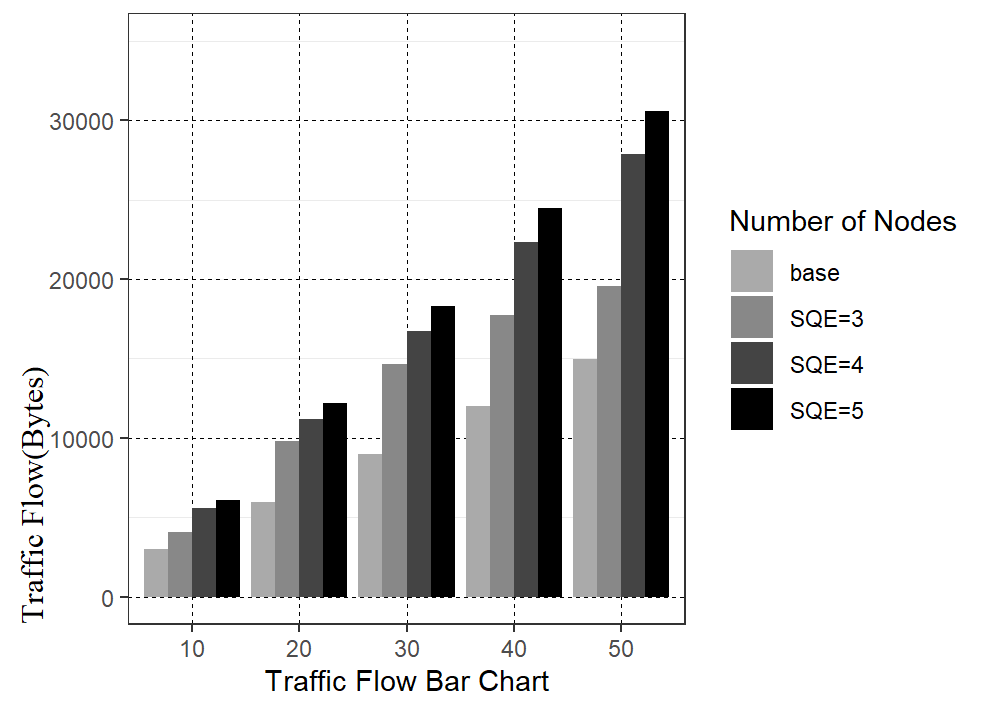

Write the R code that produced this figure.
#install.packages("openxlsx")
#library(openxlsx)
#install.packages("xlsx")
#library(xlsx)
library(ggplot2) 
#a<-read.xlsx("long.xlsx")
#print(a)
#ggplot(data = a, mapping = aes(x=num,fill=sample,y=value)) + 
#  geom_bar(position = "dodge")
mat_comm <- matrix(
  c(2994, 5964,8982,11982,
    14976, 4060,9776, 14668,17736,19582,5578,11174,16758,22330,27890,6114,12216,18318,24456,30558),
  nrow=5, ncol=4,
  dimnames = list(c("10", "20", "30", "40","50"), c("base", "SQE=3","SQE=4","SQE=5"))
)
knitr::kable(mat_comm)
d_comm <- as.data.frame(as.table(mat_comm))
names(d_comm) <- c("Traffic Flow Bar Chart", "Number of Nodes", "Traffic Flow(Bytes)")
knitr::kable(d_comm)
p <- ggplot(data = d_comm, mapping = aes(
  x = `Traffic Flow Bar Chart`, fill = `Number of Nodes`, y = `Traffic Flow(Bytes)`),border="black")

p +theme(axis.title.x=element_text(family="serif",size=12,vjust=-3,hjust=3)) +geom_col(family="serif",position = "dodge")+ theme(panel.grid=element_blank())+theme_bw()+theme(axis.title.y=element_text(family="serif",size=12,vjust=0,hjust=0)) +geom_col(position = "dodge")+theme(panel.grid.major=element_line(colour='black',linetype="dashed",size = .25))+ylim(0,35000)+scale_fill_manual(values=c(
"#AAAAAA", "#888888", "#444444","#000000"))+scale_color_brewer(palette="Dark2")
